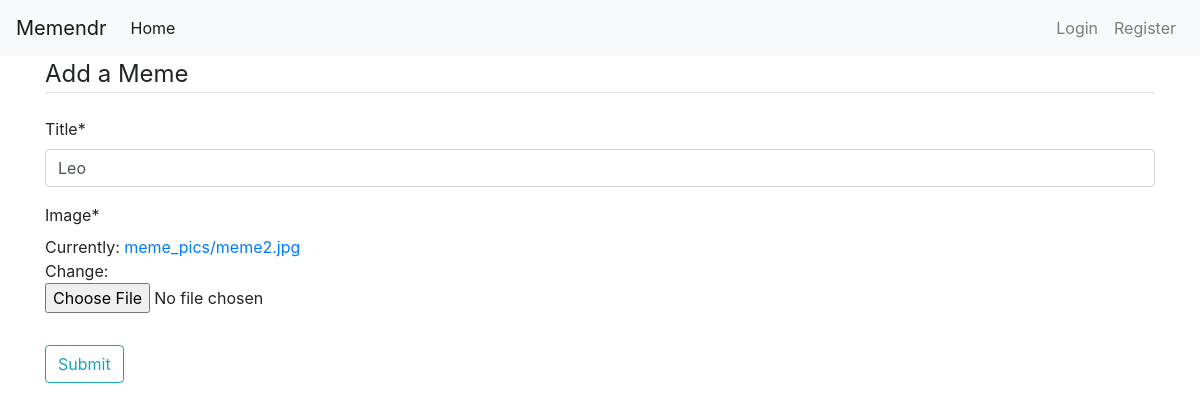
The page /meme/1/update on the database as committed earlier.
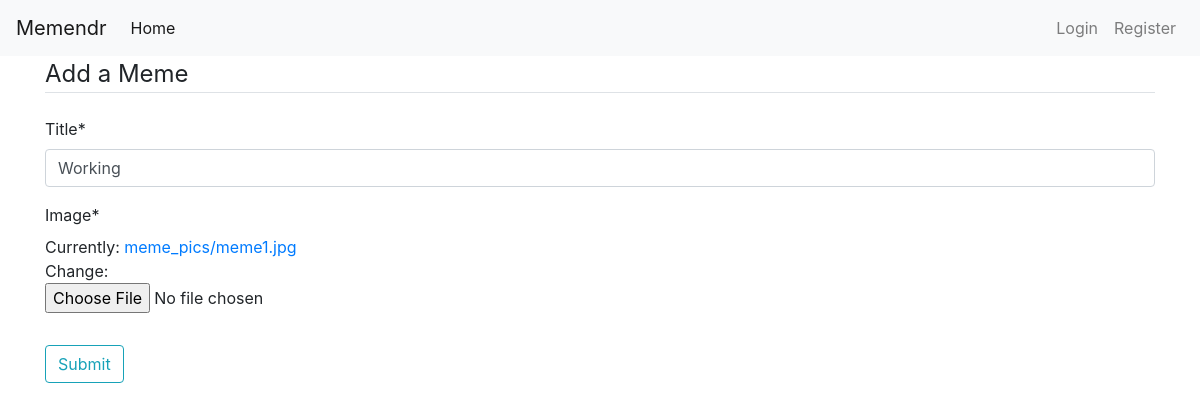
The same page on the database as committed later.
### meme/models.py (models this page shows, shortened)
class Meme(models.Model):
    title = models.CharField(max_length=75)
    image = models.ImageField(upload_to="meme_pics")
    likes = models.IntegerField(default=0)
    dislikes = models.IntegerField(default=0)
    favorites = models.IntegerField(default=0)
    data_posted = models.DateTimeField(auto_now_add=True)
    posted_by = models.ForeignKey(User, on_delete=models.CASCADE)

### meme/views.py (the view, shortened to what this page needs)
# urls.py: path('meme/<int:pk>/update', MemeUpdateView.as_view(), name='meme-update'),
class MemeUpdateView(UpdateView):
    model = Meme
    fields = ['title', 'image']
    success_url = '/'

### meme/templates/meme/meme_form.html (shortened to what this page needs)
{% extends "meme/base.html" %}
{% load crispy_forms_tags %}
{% block content %}
    <div class="content-section">
        <form method="POST" enctype="multipart/form-data">
            <fieldset class ="form-group">
                <legend class="border-bottom mb-4">Add a Meme</legend>
                {{ form| crispy }}
            </fieldset>
            <div class="form-group">
                <button class="btn btn-outline-info" type="submit">Submit </button>
            </div>
        </form>
    </div>
{% endblock content %}

Rows that differ between the two databases and show on the page:
changed Meme: title "Leo" → "Working"
Other text that changed with them:
text no longer shown: "Title * Image * Currently: meme_pics/meme2.jpg Change:"
text now shown: "Title * Image * Currently: meme_pics/meme1.jpg Change:"
